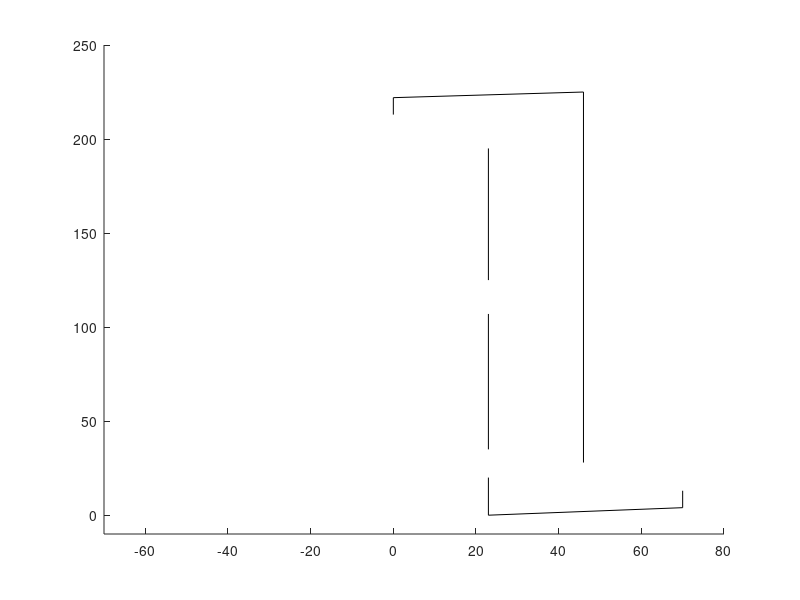

The MATLAB source for this figure: (Note: this script raises an error after producing the figure.)
function []=DrawFont()

%
% Create a vector of points to use for defining straight line segments.
%
 Points=[70 23 23 23  23  23  23    0   0  46 46 70 
          4  0 20 35 107 125 195  213 222 225 28 13]
%
% Create a matrix that can be used to store the control points for the 
% Bezi'er curves. In the exercise you will successively add more points
% into this matrix.
%
 Control=[ 10  23 15 5 -20 -33 -33 -10
          213 216  5 0   0  40 130 170];
%
% Code that can be used to cerate an "italic style" d.
% 
if 0,
 L=[1,0.07;0 1];  , Points=L*Points; Control=L*Control;
end;

%
% Set up a new figure window and draw line segments.
%
 clf,hold on,axis([-70 80 -10 250])
 plot(Points(1,[12,1:3]),Points(2,[12,1:3]),'k')
 plot(Points(1,4:5),Points(2,4:5),'k')
 plot(Points(1,6:7),Points(2,6:7),'k')
 plot(Points(1,8:11),Points(2,8:11),'k')

%
% Here you should set up control points for curve segment A and draw
% the curve using your Bezier spline function. The curve should start at  
% point P1 and end at point P2
%
% Add the new control points into the matrix Control above. And access
% them in the same was we access coordinates from the Points matrix, e.g.  
%
  C1=Control(:,1);
  C2=Control(:,2);
% 
% where column 1 of the Control matrix holds the coordinates for control
% point C1.
%
 P1=Points(:,7);,P2=Points(:,8);
 DisplayBazierPath([P2(1), C1(1),C2(1),P1(1)],[P2(2), C1(2),C2(2),P1(2)], 100)
 
%
% Here you should set up control points for curve segment B and draw
% the curve. (This part of the exercise is optional)
%
 P1=Points(:,11);,P2=Points(:,12);
 
%
% Here you should set up multiple interpolation points and control points
% corresponding to the outer arc. The curve starts at P1 and ends at P4. 
% We need two additional interpolation points P2 and P3 where the curve 
% touches the line y=0 and the line x=A, where A is picked so that the 
% curve looks ok.
%
 C3=Control(:,3);
 C4=Control(:,4);
 C5=Control(:,5);
 C6=Control(:,6);
 C7=Control(:,7);
 C8=Control(:,8);

 P1=Points(:,3);P2 = [-5, 0];P3 = [-33, 73];P4=Points(:,6);
 DisplayBazierPath([P1(1), C3(1), C4(1), P2(1)],[P1(2), C3(2), C4(2), P2(2)], 100);
 DisplayBazierPath([P2(1), C5(1), C6(1), P3(1)],[P2(2), C5(2), C6(2), P3(2)], 100);
 DisplayBazierPath([P3(1), C7(1), C8(1), P4(1)],[P3(2), C7(2), C8(2), P4(2)], 100);
 
%
% Set up the control points needed to draw the inner arc. Now it is enough 
% to use one additional interpolation point to determine where the curve 
% should tangent the line x=B. It is required that B>A or the inner arc
% will cross the outer one. 
%
 %C5=Control(:,5);
 %C6=Control(:,6);
  
 P1=Points(:,4);P3=Points(:,5);
 %DisplayBazierPath([P1(1), C5(1), C6(1), P4(1)],[P1(2), C5(2), C6(2), P4(2)], 100);
 